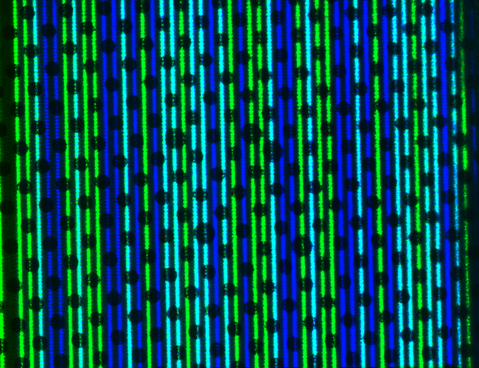
#> input picture .gitignore/data/raw/REG/0006.png, 479 x 368 px, shrunk from 650 x 500 before the run, found by its file name
$ python merge.py
#> lines starting #> are read from the running program, lines starting #| are printed output that depends on the picture
"""
输入两张图片路径，自动配对圆心，计算单应矩阵，并将img2的RG通道变换后与img1蓝通道合成。
合并的逻辑是根据口扫设备定制的
"""
import cv2
import numpy as np
import os

from .match import match_circles_with_normalization
from .detect_circles import detect_circles

def stitch_images(img1, img2_color, H):
    """
    根据单应矩阵H，将img1和img2_color拼接融合。
    img1: 灰度图，img2_color: 彩色图
    返回: merged_img
    """
    h, w = img2_color.shape[:2]
    img1_b_warp = cv2.warpPerspective(img1, H, (w, h))
    merged = np.zeros((h, w, 3), dtype=np.uint8)
    merged[..., 0] = img1_b_warp  # B通道
    merged[..., 1] = img2_color[..., 1]  # G通道
    # merged[..., 2] = img2_color[..., 2]  # R通道（如有需要可取消注释）
    return merged

def getHomography_bgimage(img_b, img_gr):
    """
    输入两张图片（img_b为灰度图，img_gr为彩色图），自动配对圆心，计算单应矩阵，并将img_gr的G通道变换后与img_b蓝通道合成。
    返回: H
    """
    img1 = img_b  # 灰度图
    img2_color = img_gr  # 彩色图
    img2 = img2_color[:, :, 1]  # 只保留绿色通道

    if img1 is None or img2 is None:
        print('图片输入无效')
        return None

    circles1 = detect_circles(img1)
    circles2 = detect_circles(img2)
    matched_circles1, matched_circles2, _ = match_circles_with_normalization(circles1, circles2)
    matched_pts1 =  np.array([[c[0], c[1]] for c in matched_circles1])
    matched_pts2 =  np.array([[c[0], c[1]] for c in matched_circles2])
    if matched_pts1 is None or matched_pts2 is None:
        print('圆心配对失败')
        return None
    H, mask = cv2.findHomography(matched_pts1, matched_pts2, cv2.RANSAC, 5.0)
    if H is None:
        return None

    return H, matched_pts1, matched_pts2


def main():
    script_dir = os.path.dirname(os.path.abspath(__file__))
    img_path_b = os.path.join(script_dir, '0006.png')
    img_path_gr = os.path.join(script_dir, '0007.png')
    print(f'读取图片: {img_path_b}\n读取图片: {img_path_gr}')
    img_b = cv2.imread(img_path_b, cv2.IMREAD_GRAYSCALE)
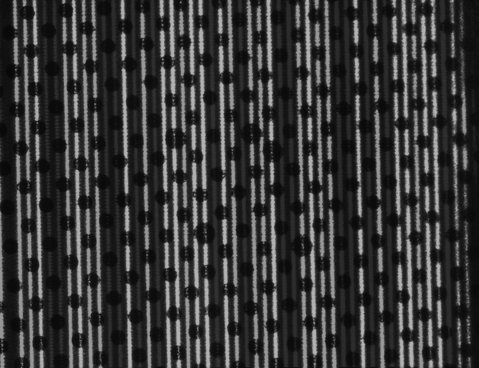
#> img_b: shape (368, 479); min 8, max 178, mean 54.4
    img_gr = cv2.imread(img_path_gr, cv2.IMREAD_COLOR)
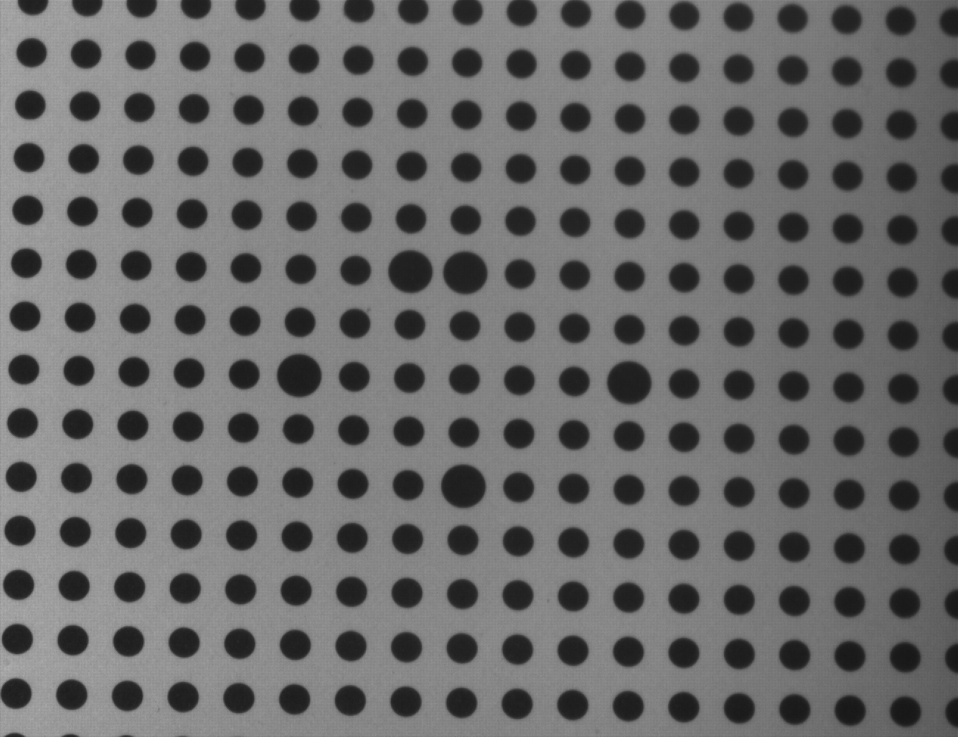
#> input picture .gitignore/data/raw/0007.png, 958 x 737 px, shrunk from 1300 x 1000 before the run, found by its file name
#> img_gr is the input picture: shape (737, 958, 3); min 22, max 174, mean 106.7
#> (the run stopped early here; a loop or call above may not have finished)
